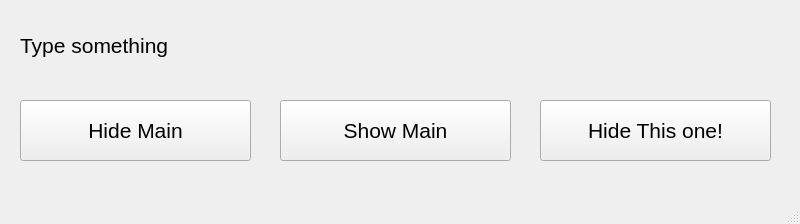
<?xml version="1.0" encoding="UTF-8"?>
<ui version="4.0">
 <class>SecondWindow</class>
 <widget class="QMainWindow" name="SecondWindow">
  <property name="geometry">
   <rect>
    <x>0</x>
    <y>0</y>
    <width>800</width>
    <height>224</height>
   </rect>
  </property>
  <property name="windowTitle">
   <string>MainWindow</string>
  </property>
  <widget class="QWidget" name="centralwidget">
   <widget class="QLabel" name="label">
    <property name="geometry">
     <rect>
      <x>20</x>
      <y>10</y>
      <width>741</width>
      <height>71</height>
     </rect>
    </property>
    <property name="font">
     <font>
      <pointsize>16</pointsize>
     </font>
    </property>
    <property name="text">
     <string>Type something</string>
    </property>
   </widget>
   <widget class="QPushButton" name="hide_main">
    <property name="geometry">
     <rect>
      <x>20</x>
      <y>100</y>
      <width>231</width>
      <height>61</height>
     </rect>
    </property>
    <property name="font">
     <font>
      <pointsize>16</pointsize>
     </font>
    </property>
    <property name="text">
     <string>Hide Main</string>
    </property>
   </widget>
   <widget class="QPushButton" name="show_main">
    <property name="geometry">
     <rect>
      <x>280</x>
      <y>100</y>
      <width>231</width>
      <height>61</height>
     </rect>
    </property>
    <property name="font">
     <font>
      <pointsize>16</pointsize>
     </font>
    </property>
    <property name="text">
     <string>Show Main</string>
    </property>
   </widget>
   <widget class="QPushButton" name="hide_this">
    <property name="geometry">
     <rect>
      <x>540</x>
      <y>100</y>
      <width>231</width>
      <height>61</height>
     </rect>
    </property>
    <property name="font">
     <font>
      <pointsize>16</pointsize>
     </font>
    </property>
    <property name="text">
     <string>Hide This one!</string>
    </property>
   </widget>
  </widget>
  <widget class="QMenuBar" name="menubar">
   <property name="geometry">
    <rect>
     <x>0</x>
     <y>0</y>
     <width>800</width>
     <height>26</height>
    </rect>
   </property>
  </widget>
  <widget class="QStatusBar" name="statusbar"/>
 </widget>
 <resources/>
 <connections/>
</ui>
